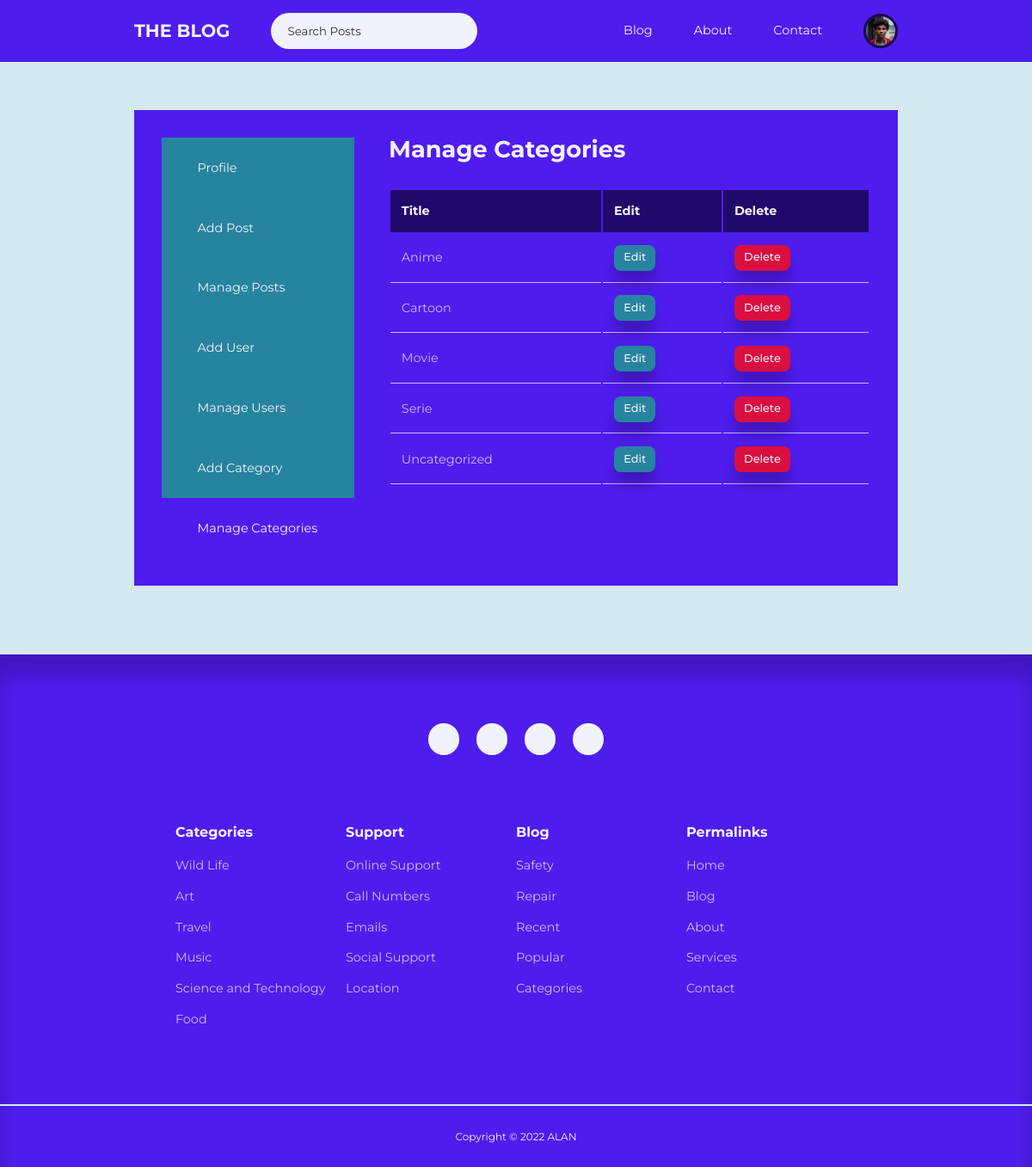
Screenshot of /admin/pages/manage-categories.php (signed in) with the database file from the repository.
### tables this page shows
CREATE TABLE `users` (
  `id` int(11) UNSIGNED NOT NULL,
  `firstname` varchar(50) NOT NULL,
  `lastname` varchar(50) NOT NULL,
  `username` varchar(50) NOT NULL,
  `email` varchar(100) NOT NULL,
  `location` varchar(100) NOT NULL,
  `biography` text NOT NULL,
  `password` varchar(255) NOT NULL,
  `avatar` varchar(255) NOT NULL,
  `is_admin` tinyint(1) NOT NULL
);

CREATE TABLE `categories` (
  `id` int(11) UNSIGNED NOT NULL,
  `title` varchar(50) NOT NULL,
  `description` text NOT NULL
);

### admin/partials/header.php (called while the page is built, shortened)
<?php
require $_SERVER['DOCUMENT_ROOT'] . '/My Blog/partials/header.php';

### admin/pages/manage-categories.php (the view, shortened to what this page needs)
<?php
include $_SERVER['DOCUMENT_ROOT'] . '/My Blog/admin/partials/header.php';
$query = "SELECT * FROM categories ORDER BY title";
$categories = mysqli_query($connection, $query);
?>
<section class="profile-section">
    <div class="container profile-container">
        <div class="profile-sidebar">
            <a href="<?php echo ROOT_URL ?>admin/index.php"><i class="uil uil-user-circle"></i>
                <h5>Profile</h5>
            </a>
            <a href="<?php echo ROOT_URL ?>admin/pages/add-post.php"><i class="uil uil-edit-alt"></i>
                <h5>Add Post</h5>
            </a>
            <a href="<?php echo ROOT_URL ?>admin/pages/manage-posts.php"><i class="uil uil-postcard"></i>
                <h5>Manage Posts</h5>
            </a>
            <?php if (isset($_SESSION['user-is-admin'])) : ?>
                <a href="<?php echo ROOT_URL ?>admin/pages/add-user.php"><i class="uil uil-user-plus"></i>
                    <h5>Add User</h5>
                </a>
                <a href="<?php echo ROOT_URL ?>admin/pages/manage-users.php"><i class="uil uil-users-alt"></i>
                    <h5>Manage Users</h5>
                </a>
                <a href="<?php echo ROOT_URL ?>admin/pages/add-category.php"><i class="uil uil-edit"></i>
                    <h5>Add Category</h5>
                </a>
                <a href="<?php echo ROOT_URL ?>admin/pages/manage-categories.php" class="profile-sidebar-active"><i class="uil uil-list-ul"></i>
                    <h5>Manage Categories</h5>
                </a>
            <?php endif ?>
        </div>
        <div class="manage-content">
            <h2>Manage Categories</h2>
            <?php if (mysqli_num_rows($categories) > 0) : ?>
                <table>
                    <thead>
                        <tr>
                            <th>Title</th>
                            <th>Edit</th>
                            <th>Delete</th>
                        </tr>
                    </thead>
                    <tbody>
                        <?php while ($category = mysqli_fetch_assoc($categories)) : ?>
                            <tr>
                                <td><?= $category['title'] ?></td>
                                <td><a href="<?= ROOT_URL ?>admin/pages/edit-category.php?id=<?= $category['id'] ?>" class="btn sm">Edit</a></td>
                                <td><a onclick="showConfirmMessage()" class="btn sm danger">Delete</a></td>
                            </tr>
                        <?php endwhile ?>
                    </tbody>
                </table>
            <?php else : ?>
                <div class="alert-message error"><?= "No Categories Found" ?></div>
            <?php endif ?>
        </div>
    </div>
</section>
<?php
include $_SERVER['DOCUMENT_ROOT'] . '/My Blog/partials/footer.php';
?>

### partials/header.php (shortened to what this page needs)
<?php
require $_SERVER['DOCUMENT_ROOT'] . '/My Blog/admin/config/database.php';
if (isset($_SESSION['user-id'])) {
    $id = filter_var($_SESSION['user-id'], FILTER_SANITIZE_FULL_SPECIAL_CHARS);
    $query = "SELECT avatar from users WHERE id = '$id'";
    $result = mysqli_query($connection, $query);
    $avatar = mysqli_fetch_assoc($result);
}
?>
<!DOCTYPE html>
<html lang="en">
<head>
    <link rel="stylesheet" href="<?php echo ROOT_URL ?>css/style.css">
    <link rel="stylesheet" href="https://unicons.iconscout.com/release/v4.0.0/css/line.css">
</head>
<body>
    <nav>
        <div class="container nav-container">
            <ul class="nav-items nav-items-left">
                <li><a href="<?php echo ROOT_URL ?>index.php" class="nav-logo">THE BLOG</a></li>
                <li>
                    <div class="nav-search-container">
                        <form class="nav-search" action="<?php echo ROOT_URL ?>pages/search-posts.php" method="GET">
                            <input type="search" name="search" placeholder="Search Posts">
                        </form>
                    </div>
                </li>
            </ul>
            <ul class="nav-items nav-items-right">
                <li><a href="<?php echo ROOT_URL ?>pages/blog.php">Blog</a></li>
                <li><a href="<?php echo ROOT_URL ?>pages/about.php">About</a></li>
                <li><a href="<?php echo ROOT_URL ?>pages/contact.php">Contact</a></li>
                <?php if (isset($_SESSION["user-id"])) : ?>
                    <li class="nav-profile">
                        <div class="avatar">
                            <img src="<?php echo ROOT_URL . 'img/' . $avatar["avatar"] ?>">
                        </div>
                    </li>
                <?php else : ?>
                    <li><a href="<?php echo ROOT_URL ?>pages/signin.php">Sign In</a></li>
                    <li><a class="sign-up" href="<?php echo ROOT_URL ?>pages/signup.php">Sign Up</a> </li>
                <?php endif ?>
            </ul>
        </div>
    </nav>

### css/style.css (style rules this page uses)
:root { --color-primary: #4F1CEE; --color-primary-variant: #6C63FF; --color-primary-light: #6E45ED; --color-primary-dark: rgb(24, 8, 77); --color-primary-dark-variant: rgb(33, 9, 107); --color-variant: rgba(39, 132, 158, 1); --color-white: #f2f2fe; --color-red: #da0f3f; --color-red-light: hsl(346, 87%, 46%, 15%); --color-green: #00c476; --color-green-light: hsl(156, 100%, 38%, 15%); --color-black: #000000; --color-bg: #D5E9F1; --color-white-gray: rgba(255, 255, 255, 0.7); --color-black-gray: rgba(0, 0, 0, 0.8); --transition: all 300ms ease; --transition-slow: all 1s ease; --container-width-lg: 74%; --container-width-md: 88%; --container-width-sm: 66%; --form-width: 40%; --card-border-radius-1: 0.3rem; --card-border-radius-2: 0.5rem; --card-border-radius-3: 0.8rem; --card-border-radius-4: 2rem; --card-border-radius-5: 5rem; --card-border-radius-all: 100%; }
* { margin: 0; padding: 0; outline: 0; border: 0; appearance: 0; list-style: none; text-decoration: none; box-sizing: border-box; font-family: 'Montserrat', sans-serif; }
body { line-height: 1.6; color: var(--color-black-gray); overflow-x: hidden; background: var(--color-bg); font-size: 0.9rem; }
.container { width: var(--container-width-sm); max-width: 1800px; margin-inline: auto; }
section { margin-top: 3rem; width: 100vw; }
h1, h2, h3, h4, h5, h6 { color: var(--color-black); line-height: 1.3; }
h2 { font-size: 1.7rem; margin: 1rem 0; }
a { color: var(--color-white); transition: var(--transition); }
img { display: block; width: 100%; object-fit: cover; }
nav { background-color: var(--color-primary); width: 100vw; height: 4.5rem; position: fixed; top: 0; z-index: 10; display: flex; justify-content: center; align-items: center; }
.nav-container { height: 100%; display: flex; align-items: center; justify-content: space-between; width: var(--container-width-lg); }
.nav-logo { font-weight: bold; font-size: 1.3rem; }
.nav-search-container { position: relative; width: 15rem; background: var(--color-white); display: flex; flex-direction: row; align-items: center; justify-content: space-between; overflow: hidden; padding: 0.3rem 0.5rem; border-radius: var(--card-border-radius-5); color: var(--color-black); }
.nav-search { width: 100%; display: flex; align-items: center; }
.nav-search input { background: transparent; margin-left: 0.7rem; padding: 0.5rem 0; width: 100%; }
.nav-search input::placeholder { color: var(--color-black-gray); font-family: 'Montserrat', sans-serif; }
.avatar { width: 2.5rem; height: 2.5rem; border-radius: 50%; overflow: hidden; border: 0.2rem solid var(--color-primary-dark); }
.nav-items { display: flex; align-items: center; gap: 3rem; }
.nav-profile { position: relative; cursor: pointer; }
.btn { display: inline-block; width: fit-content; padding: 0.6rem 1.2rem; background-color: var(--color-variant); border-radius: var(--card-border-radius-2); cursor: pointer; transition: var(--transition); color: var(--color-white); box-shadow: 0 1rem 1rem rgba(0, 0, 0, 0.2); font-weight: 500; }
.btn.sm { padding: 0.3rem 0.7rem; font-size: 0.8rem; }
.btn.danger { background: var(--color-red); }
.profile-section { margin-top: 8rem; }
.profile-container { width: var(--container-width-lg); display: grid; grid-template-columns: 14rem auto; gap: 1rem; background-color: var(--color-primary); padding: 2rem; margin-bottom: 5rem; }
.profile-sidebar a { background: var(--color-variant); display: flex; gap: 1rem; align-items: center; padding: 1.6rem; }
.profile-sidebar a h5 { font-size: 0.9rem; color: var(--color-white); font-weight: normal; }
.profile-sidebar-active { background: var(--color-primary) !important; }
.manage-content { margin-left: 1.5rem; }
.manage-content h2 { margin: 0 0 2rem 0; line-height: 1; color: var(--color-white); }
.manage-content table { width: 100%; text-align: left; }
.manage-content table th { background: var(--color-primary-dark-variant); padding: 0.8rem; color: var(--color-white); }
.manage-content table td { padding: 0.8rem; border-bottom: 1px solid var(--color-white-gray); color: var(--color-white-gray); }

### rows the page displays
users: avatar (picture)
categories: title "Anime"
categories: title "Cartoon"
categories: title "Movie"
categories: title "Serie"
categories: title "Uncategorized"
